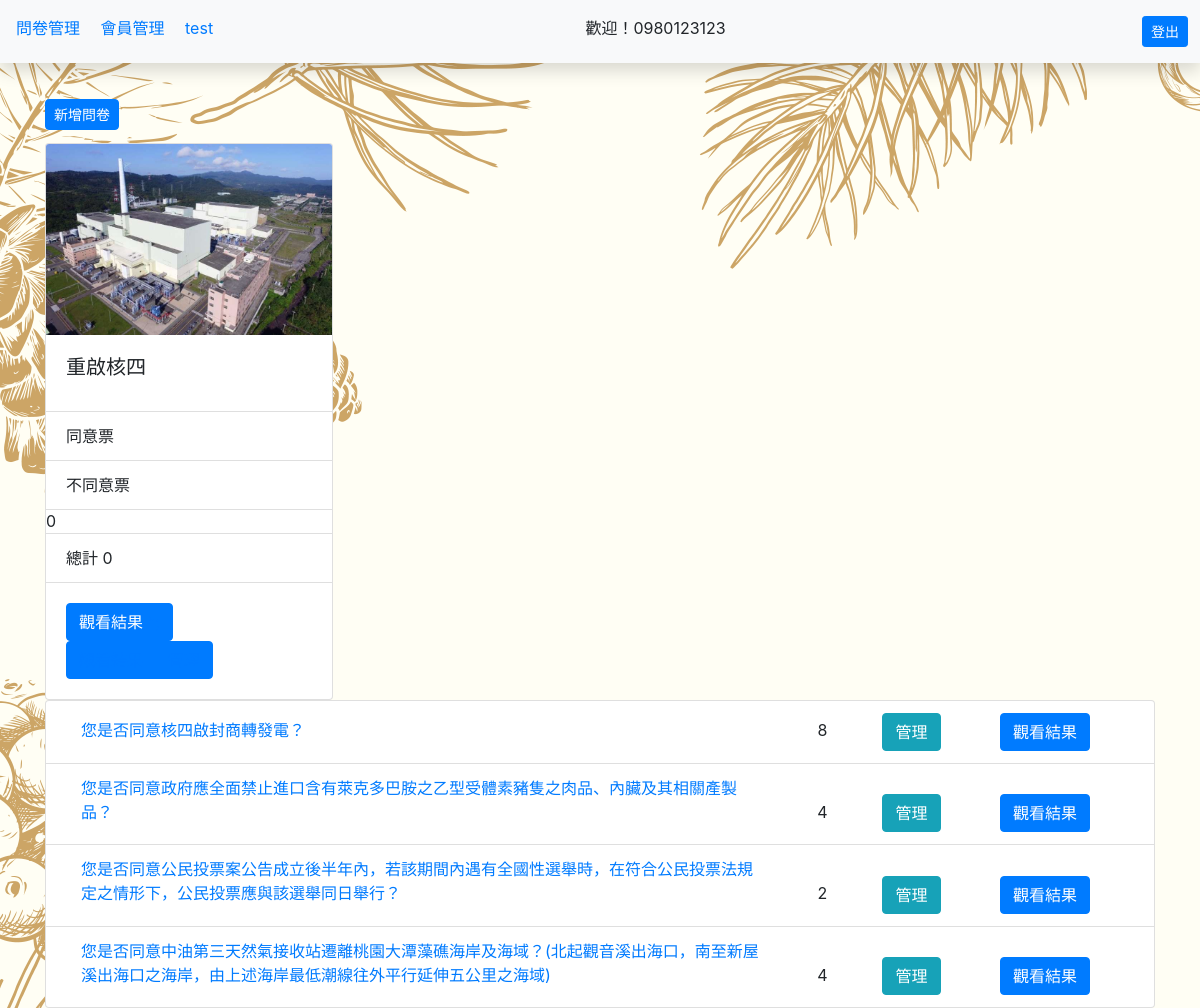
The app's page /backend/index.php?do=manage_vote_2 (signed in) with its own data.
### tables this page shows
CREATE TABLE `topics` (
  `id` int(11) UNSIGNED NOT NULL,
  `topic` varchar(128) NOT NULL
);

### api/db.php (called while the page is built, shortened)
<?php
    $dsn="mysql:host=localhost;charset=utf8;dbname=mypolling";
    $pdo=new PDO($dsn,'root','');
function all($table,...$arg){
    global $pdo;
    $sql="SELECT * FROM `$table` ";
    $rows=$pdo->query($sql)->fetchAll(PDO::FETCH_ASSOC);
    return $rows;
}
function q($sql){
    global $pdo;
    return $pdo->query($sql)->fetchAll(PDO::FETCH_ASSOC);
}
?>

### backend/manage_vote_2.php (the view, shortened to what this page needs)
<h1>
    <a  class="btn btn-primary rounded btn-sm" href="?do=add_subject_form">
        新增問卷
    </a>
</h1>
<!DOCTYPE html>
<html lang="en">
<head>
</head>
<body>
<div class="card" style="width: 18rem;">
  <img src="../image/01.jpg" class="card-img-top" alt="核四">
  <div class="card-body">
    <h5 class="card-title">重啟核四</h5>
  </div>
  <ul class="list-group list-group-flush">
    <li class="list-group-item">同意<?=$options[0]['count']?>票</li>
    <li class="list-group-item">不同意<?=$options[1]['count']?>票</li>
    <?= $total=$options[0]['count'] + $options[1]['count'];?>
    <li class="list-group-item"> 總計 <?=$total?></li>
  </ul>
        <div class="card-body">
        <button class='btn btn-primary'>觀看結果
            <a href='../index.php?do=vote_result&id=08' class='card-link text-center'>";
        </button>
        <button class='btn btn-primary'>觀看結果
            <a href="../index.php?do=edit_subject&id=11" class="card-link">管理</a>
        </button>
         </div>
</div>
</body>
</html>
<?php
$subjects=all('topics');
echo "<ol class='list-group'>";
foreach ($subjects as $key => $value) {
    echo "<li class='list-group-item'>";
    echo "<a class='d-inline-block col-md-8' href='index.php?do=vote&id={$value['id']}'>";
    echo $value['topic'];
    echo "</a>";
    $count=q("select sum(`count`) as '總計' from `options` where `topic_id`='{$value['id']}'");
    echo "<span class='d-inline-block col-md-1 text-center'>";
    echo $count[0]['總計'];
    echo "</span>";
    echo "<a href='?do=edit_subject&id={$value['id']}' class='d-inline-block col-md-1 text-center'>";
    echo "<button class='btn btn-info'>管理</button>";
    echo "</a>";
    echo "<a href='../index.php?do=vote_result&id={$value['id']}' class='d-inline-block col-md-2 text-center'>";
    echo "<button class='btn btn-primary'>觀看結果</button>";
    echo "</a>";
    echo "</li>";
}
echo "</ol>";
?>

### backend/index.php (shortened to what this page needs)
<?php include_once "../api/db.php";
?>
<!DOCTYPE html>
<html lang="en">
<head>
    <link rel="stylesheet" href="https://stackpath.bootstrapcdn.com/bootstrap/4.1.1/css/bootstrap.min.css">
</head>
<body>
<nav class='bg-light shadow py-3 px-2 d-flex justify-content-between mb-4'>
<div>
  <a class='px-2' href="?do=show_vote_list">問卷管理</a>
  <a class='px-2' href="?do=member">會員管理</a>
  <a class='px-2' href="?do=manage_vote_2">test</a>
</div>
<?php
if(isset($_SESSION['user'])){
echo "<span class='pr-5'>歡迎！{$_SESSION['user']}</span>";
?>
<div>
  <a class="btn btn-sm btn-primary mx-1" href="../logout.php">登出</a>
</div>
<?php
}
?>
</nav>
<div class="container">
<?php
$do=(isset($_GET['do']))?$_GET['do']:'manage_vote';
$file=$do.".php";
if(file_exists($file)){
    include $file;
}else{
    include "manage_vote.php";
}
?>
</div>
</body>
</html>

### backend/index.php (style rules this page uses)
.container { min-height: 544px; }
body { background:url(../image/backend_img.png); }

### records on screen
topics: topic "您是否同意核四啟封商轉發電？", 總計 "8"
topics: topic "您是否同意政府應全面禁止進口含有萊克多巴胺之乙型受體素豬隻之肉品、內臟及其相關產製品？", 總計 "4"
topics: topic "您是否同意公民投票案公告成立後半年內，若該期間內遇有全國性選舉時，在符合公民投票法規定之情形下，公民投票應與該選舉同日舉行？", 總計 "2"
topics: topic "您是否同意中油第三天然氣接收站遷離桃園大潭藻礁海岸及海域？(北起觀音溪出海口，南至新屋溪出海口之海岸，由上述海岸最低潮線往外平行延伸五公里之海域)", 總計 "4"

### other values on screen
$_SESSION['user'] "0980123123"
$total=$options[0]['count'] + $options[1]['count'] "0"
$total "0"
